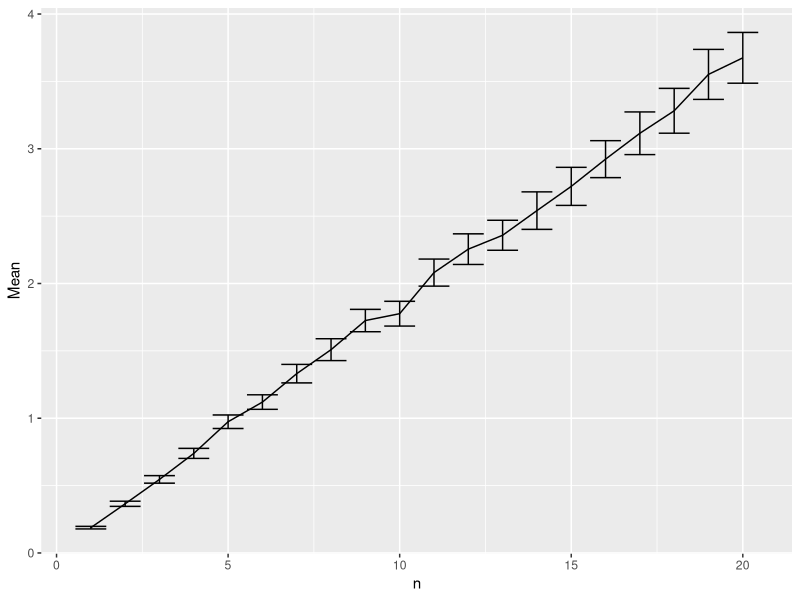
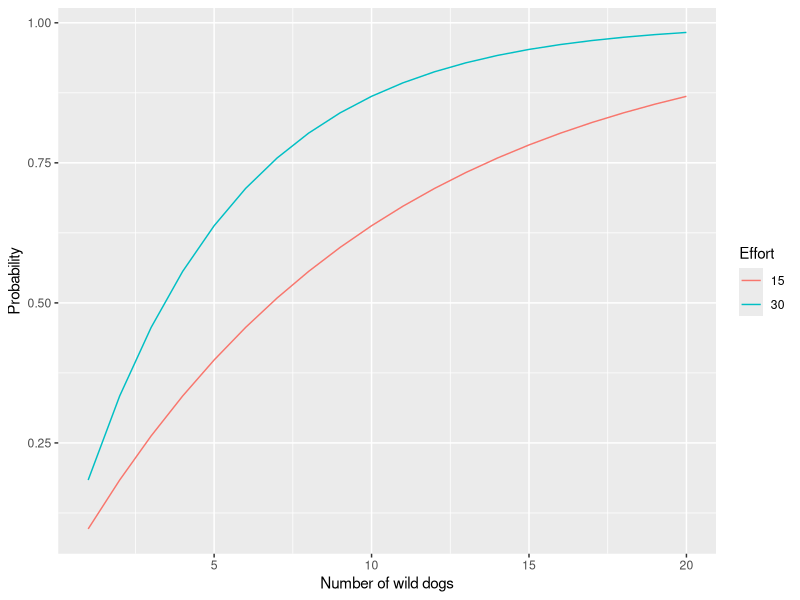

These figures' R source, in order:
library(ggplot2)
results <- "./Results" # where the results are stored

n<-1:20
pt <- c(0.0965566668227816, 0.183790143737638)
nsim <- 1000
pTrapping_15 <- 1-(1-pt[1])^n
pTrapping_30 <- 1-(1-pt[2])^n
dt <- data.frame(n=c(n,n), 
                 Probability=c(pTrapping_15, pTrapping_30), 
                 Effort=factor(c(rep(15, length(n)), rep(30, length(n)))))
p_one<-ggplot(dt, aes(n, Probability, col=Effort)) + geom_line() + xlab("Number of wild dogs")
ggsave(file.path(results,"plot_ProbofTrappingOneDog.png"), 
       plot = p_one, width = 13, height = 10, units = "cm")



ncapt <- mapply(rbinom, size=n, prob=pt[2], MoreArgs = list(n=nsim))
Mean <- colMeans(ncapt)
Sd <- apply(ncapt, 2, sd)
Se <- (1.96 * Sd^2)/sqrt(nsim)
dt_ncapture <- data.frame(n, Mean, Lower=Mean - Se, Upper=Mean + Se)
ggplot(dt_ncapture, aes(n, Mean)) + geom_line() + 
  geom_errorbar(aes(ymin = Lower, ymax=Upper))
